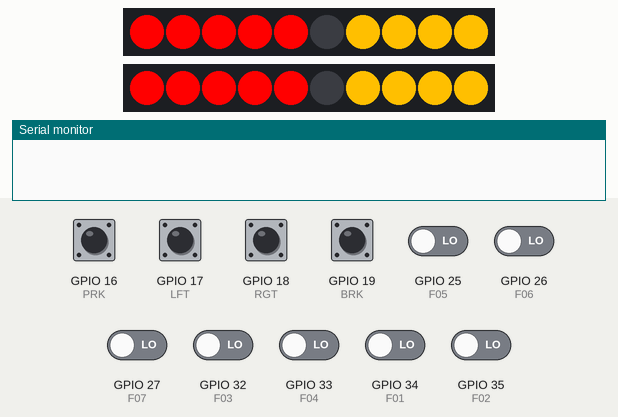
The sketch below on a simulated ESP32. Shown: 2 × 10 RGB LEDs in strip order, left to right, the last lines printed to the serial monitor. The test bench sets the inputs (shaded band); at power-on: GPIO 16 (PRK), GPIO 17 (LFT), GPIO 18 (RGT), GPIO 19 (BRK) HIGH, GPIO 25 (F05), GPIO 26 (F06), GPIO 27 (F07), GPIO 32 (F03), GPIO 33 (F04), GPIO 34 (F01), GPIO 35 (F02) LOW. Dim RGB values are drawn brighter than linear.

Above: at 1.3 s.
1.4 s: GPIO 19 (BRK) pulled LOW for 0.15 s
At 2.04 s:
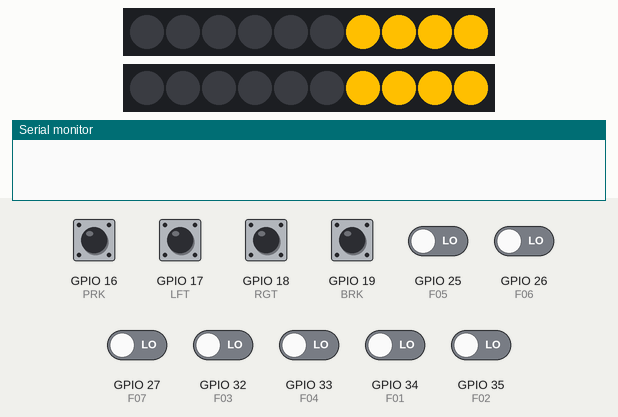
2.1 s: GPIO 17 (LFT) pulled LOW for 0.15 s
At 2.2 s:
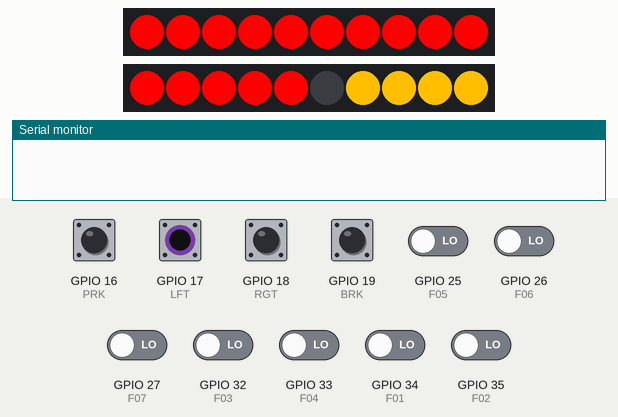
3.8 s: GPIO 18 (RGT) pulled LOW for 1 s
At 4.5 s:
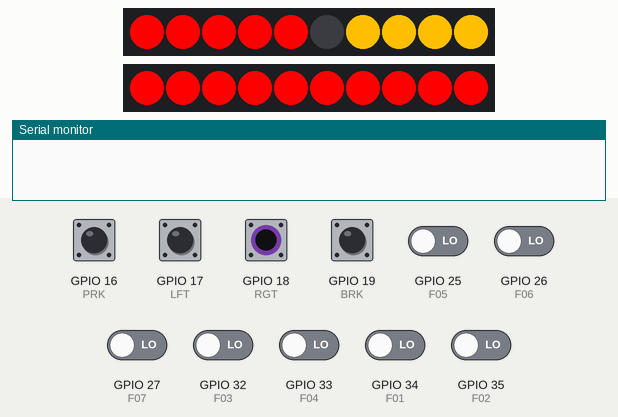
6.3 s: GPIO 17 (LFT) pulled LOW for 1 s
At 7.1 s:
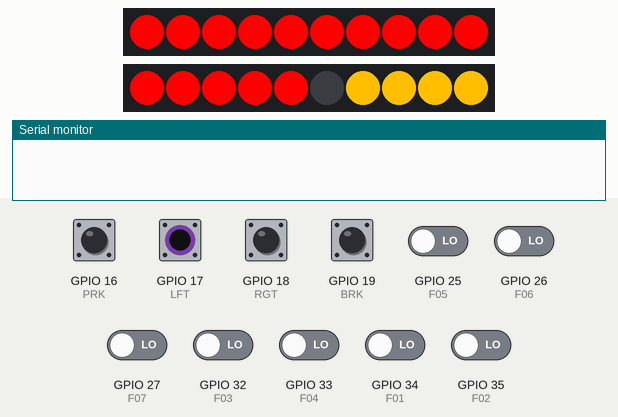
8.8 s: GPIO 27 (F07) driven HIGH
11.3 s: GPIO 19 (BRK) driven LOW and GPIO 27 (F07) driven LOW
At 13.0 s:
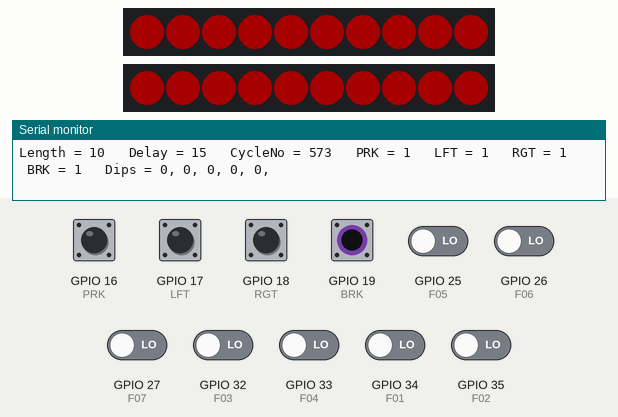
Timing chart, 0 to 14.3 s (numbered marks = the images above; inputs shaded):
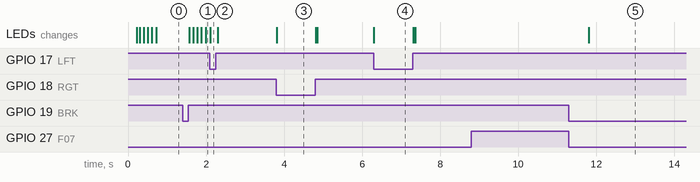

The sketch:

AutomotiveLEDMod_V01.ino
```cpp
/*

  MechLabs AutomotiveLEDMod Functional Program

  Reads binary signal from comparator circuit.
  Reads binary state from dip switch array.
  Selects state from digital input pins.
  Outputs data string for states animation of RGB's.

  States table
   PLRB Park, Indicator Left, Indicator Right, Brake
   0000/x All off
   xxx1/0 Brake on, rear
   x001/1 Brake on, front (alternate function)
   xxx0/x Brake off
   xxx0/1 Brake off, front
   x1x0/x Left  indicator on, brake off
   xx10/x Right indicator on, brake off
   x1x1/0 Left  indicator on, brake on, rear
   xx11/0 Right indicator on, brake on, rear
   x0xx/x Left  indicator off
   xx0x/x Right indicator off
   1000/x Parker only

  Serial output for debug only.

  Last changed 27 09 2020
  by DJPriaulx

*/
#include <Adafruit_NeoPixel.h>
#ifdef __AVR__
  #include <avr/power.h>
#endif

#define baseCount 10                      // Base number of LEDs in array
#define cycleDelay 15                     // Cycle time
#define cycleTrigger 10000                // No of cycles on park before animate
#define brakeFlashDelay 100               // Millisecond delay between brake annimation steps
#define divisor 4                         // Division for solid fill section of indicator animation
#define flashes 3                         // Number of flashes at brake state start
#define maxLEDs 72                        // Maximum LEDs in array

#define PRK 16                            // Input signals from comparator
#define LFT 17
#define RGT 18
#define BRK 19

#define F01 34                            // +2
#define F02 35                            // +4
#define F03 32                            // +8
#define F04 33                            // +16
#define F05 25                            // +32
#define F06 26                            // Front (on), Rear (off)
#define F07 27                            // Debug

#define dataLHS 5                         // Data output pin
#define dataRHS 4                         // Data output pin

int statePRK = 0;                         // Variable for status of external inputs
int stateLFT = 0;
int stateRGT = 0;
int stateBRK = 0;

int dipAddition[] = {2, 4, 8, 16, 32};    // Value of array length dip switchs
boolean dipStates[] = {0,0,0,0,0};        // State of dip switches
boolean dipDebug = false;
boolean dipFront = false;

int brakeCheck = 0;                       // Temp variables
unsigned long cycleTimer;
unsigned long cycleCount;
unsigned long brakeFlashTime;
int annimationCount = 0;
int halfArray = 0;
boolean lastStateBRK = 0;
int lengthOfArray = maxLEDs;
int preFill = 0;
int wipeLHS = 0;
int wipeRHS = 0;
int wipePos = 0;
int wipeNeg = lengthOfArray;

                                          // Initialise library
Adafruit_NeoPixel stripLHS(lengthOfArray, dataLHS, NEO_GRB + NEO_KHZ800);
Adafruit_NeoPixel stripRHS(lengthOfArray, dataRHS, NEO_GRB + NEO_KHZ800);

                                          // Colour presets
uint32_t colRed = stripLHS.Color(255, 0, 0);
uint32_t colRedDim = stripLHS.Color(40, 0, 0);
uint32_t colAmber = stripLHS.Color(255, 191, 0);
uint32_t colWhite = stripLHS.Color(255, 255, 255);
uint32_t colPark = stripLHS.Color(0, 0, 0);
uint32_t colPurple = stripLHS.Color(204, 153, 255);
uint32_t colNone = stripLHS.Color(0, 0, 0);


void setup() {
  stripLHS.begin();                       // Start library
  stripRHS.begin();
  stripLHS.clear();                       // Set LED data to off
  stripRHS.clear();
  stripLHS.show();                        // Action data to LED arrays
  stripRHS.show();

  Serial.begin(115200);                   // Initialize serial communications at 9600baud

  pinMode(PRK, INPUT_PULLUP);             // Set pull up by software to match circuit output
  pinMode(LFT, INPUT_PULLUP);
  pinMode(RGT, INPUT_PULLUP);
  pinMode(BRK, INPUT_PULLUP);
  pinMode(F01, INPUT);
  pinMode(F02, INPUT);
  pinMode(F03, INPUT);
  pinMode(F04, INPUT);
  pinMode(F05, INPUT);
  pinMode(F06, INPUT);
  pinMode(F07, INPUT);

  dipStates[0] = digitalRead(F01);        // Read dip switch states to array
  dipStates[1] = digitalRead(F02);
  dipStates[2] = digitalRead(F03);
  dipStates[3] = digitalRead(F04);
  dipStates[4] = digitalRead(F05);
  dipFront = digitalRead(F06);            // Read dip switch for front or not front
  dipDebug = digitalRead(F07);            // Read dip for alternate functions

  lengthOfArray = baseCount;              // Calculate length of LED array from dip positions
  for (int i = 0; i < sizeof(dipStates); i++) {
    if (dipStates[i]==true) {
      lengthOfArray = lengthOfArray + dipAddition[i];
    }
  }

  stripLHS.updateLength(lengthOfArray);   // Change length of LED array
  stripRHS.updateLength(lengthOfArray);

  halfArray = int(lengthOfArray/2);       // Set mid point of LED array
  wipeNeg = lengthOfArray;                // Set reverse wipe counter

  if (divisor != 0) {                     // Set indicator solid fill length
    preFill = int(lengthOfArray/divisor);
  }

  if (dipFront){                          // Set front or rear
    colPark = colWhite;
  }
  else {
    colPark = colRedDim;
  }

  statePRK = digitalRead(PRK);            // Read parker input

  if (statePRK == 1){
    while (wipeNeg >= 0){                 // Inro annimation
      stripLHS.setPixelColor(wipeNeg, colPark);
      stripRHS.setPixelColor(wipeNeg, colPark);
      stripLHS.show();
      stripRHS.show();
      delay(cycleDelay);
      wipeNeg--;
    }
  }
  wipeNeg = lengthOfArray;

}

void loop() {
  cycleTimer = millis();                  // Set cycle start time

  statePRK = digitalRead(PRK);            // Read inputs
  stateLFT = digitalRead(LFT);
  stateRGT = digitalRead(RGT);
  stateBRK = digitalRead(BRK);
  dipDebug = digitalRead(F07);

// 0000 All off
  if (statePRK == 0 && stateLFT == 0 && stateRGT == 0 && stateBRK == 0){
    stripLHS.clear();
    stripRHS.clear();
  }

// xxx1/0 Brake on, rear
  if (stateBRK == 1 && dipFront == 0){
    if (brakeCheck < flashes*2){          // Flash brakes at start of brake state
      if (brakeCheck & 0x01) {            // Odd counts clear array
        stripLHS.clear();
        stripRHS.clear();
      }
      else {                              // Even counts fill array
        stripLHS.fill(colRed);
        stripRHS.fill(colRed);
      }
    }
    else {                                // After flashes fill array
      stripLHS.fill(colRed);
      stripRHS.fill(colRed);
    }
    if (cycleTimer - brakeFlashTime >= brakeFlashDelay) {
      brakeFlashTime = cycleTimer;
      brakeCheck ++;
    }
  }

// x001/1 Indicators off, Brake on, front
  if (stateLFT == 0 && stateRGT == 0 && stateBRK == 1 && dipFront == 1){
    if (annimationCount <= lengthOfArray*2){
      stripLHS.fill(colWhite);
      stripRHS.fill(colWhite);
      if (wipeNeg >= 0) {                 // Annimation scroll from end to start
        stripLHS.fill(colPurple, wipeNeg);
        stripRHS.fill(colPurple, wipeNeg);
      }
      if (wipeNeg-1 >= 0){                // Lead scroll with none
        stripLHS.fill(colNone, wipeNeg-1, 1);
        stripRHS.fill(colNone, wipeNeg-1, 1);
      }
    }
    else if (annimationCount <= lengthOfArray*4){
      stripLHS.fill(colPurple);
      stripRHS.fill(colPurple);
      if (wipeNeg >= 0) {                 // Annimation scroll from end to start
        stripLHS.fill(colWhite, wipeNeg);
        stripRHS.fill(colWhite, wipeNeg);
      }
      if (wipeNeg-1 >= 0){                // Lead scroll with none
        stripLHS.fill(colNone, wipeNeg-1, 2);
        stripRHS.fill(colNone, wipeNeg-1, 2);
      }
    }
    else {
      annimationCount = 0;                // Reset annimation cycle counter
    }
    if (annimationCount & 0x01) {
      wipeNeg--;                          // Decrement negative wipe counter
      wipePos++;                          // Increment positive wipe counter
    }
    annimationCount ++;                   // Increment annimation cycle counter
  }

// xxx0/x Brake off
  if (stateBRK == 0){
    brakeCheck = 0;                       // Reset brake flash counter
  }

// xxx0/1 Brake off, front
  if (stateBRK == 0 && dipFront == 1){
    annimationCount = 0;                  // Reset annimation cycle counter
  }

// x1x0/x Left indicator on, brake off
  if (stateLFT == 1 && stateBRK == 0){
    if (wipeLHS <= lengthOfArray){        // Fill section and scroll remaining
      if (wipeLHS <= preFill) {
        wipeLHS = preFill;
      }
      stripLHS.fill(colAmber, 0, preFill);
      stripLHS.setPixelColor(wipeLHS, colAmber);
      if (wipeLHS+1 <= lengthOfArray){    // Lead scroll with none
        stripLHS.fill(colNone, wipeLHS+1, 3);
      }
      wipeLHS++;
    }
  }

// xx10/x Right indicator on, brake off
  if (stateRGT == 1 && stateBRK == 0){
    if (wipeRHS <= lengthOfArray){        // Fill section and scroll remaining
      if (wipeRHS <= preFill) {
        wipeRHS = preFill;
      }
      stripRHS.fill(colAmber, 0, preFill);
      stripRHS.setPixelColor(wipeRHS, colAmber);
      if (wipeRHS+1 <= lengthOfArray){    // Lead scroll with none
        stripRHS.fill(colNone, wipeRHS+1, 3);
      }
      wipeRHS++;
    }
  }

// x1x1/0 Left indicator on, brake on, rear
  if (stateLFT == 1 && stateBRK == 1 && dipFront == 0){
    if (wipeLHS <= halfArray +1) {
      wipeLHS = halfArray +1 ;            // Start at last half
    }                                     // Fill section and scroll remaining
    stripLHS.fill(colNone, halfArray);    // Clear scrolling end
    stripLHS.fill(colAmber, halfArray +1, wipeLHS-halfArray);
    wipeLHS++;
  }

// xx11/0 Right indicator on, brake on, rear
  if (stateRGT == 1 && stateBRK == 1 && dipFront == 0){
    if (wipeRHS <= halfArray +1) {
      wipeRHS = halfArray +1;             // Start at last half
    }                                     // Fill section and scroll remaining
    stripRHS.fill(colNone, halfArray);    // Clear scrolling end
    stripRHS.fill(colAmber, halfArray +1, wipeRHS-halfArray);
    wipeRHS++;
  }


// x0xx/x Left indicator off
  if (stateLFT == 0){                     // Reset wipe
    wipeLHS = 0;
  }

// xx0x/x Right indicator off
  if (stateRGT == 0){                     // Reset wipe
    wipeRHS = 0;
  }

// 1000/x Parker only
  if (statePRK == 1 && stateLFT == 0 && stateRGT == 0 && stateBRK == 0){
    stripLHS.fill(colPark);
    stripRHS.fill(colPark);

    if (cycleCount > cycleTrigger && cycleCount <= cycleTrigger + lengthOfArray){
      if (dipFront){ stripLHS.setPixelColor(wipeNeg, colNone); wipeNeg--; }
      else {      stripLHS.setPixelColor(wipePos, colNone);   wipePos++; }
    }
    else if (cycleCount > cycleTrigger + lengthOfArray && cycleCount < cycleTrigger + lengthOfArray*2){
      if (dipFront){ stripRHS.setPixelColor(wipePos, colNone); wipePos++; }
      else {      stripLHS.setPixelColor(wipeNeg, colNone);   wipeNeg--; }
    }
    else if (cycleCount > cycleTrigger + lengthOfArray*2 && cycleCount < cycleTrigger + lengthOfArray*3){
      if (dipFront){ stripLHS.setPixelColor(wipeNeg, colNone); wipeNeg--; }
      else {      stripLHS.setPixelColor(wipePos, colNone);   wipePos++; }
    }
    else if (cycleCount > cycleTrigger + lengthOfArray*3 && cycleCount < cycleTrigger + lengthOfArray*4){
      if (dipFront){ stripRHS.setPixelColor(wipePos, colNone); wipePos++; }
      else {      stripLHS.setPixelColor(wipeNeg, colNone);   wipeNeg--; }
    }
    else if (cycleCount > cycleTrigger + lengthOfArray*3){
      cycleCount = 0; }
  }

// Action changes
  stripLHS.show();                        // Trigger LEDs
  stripRHS.show();                        // Trigger LEDs

// Reset wipePos
  if (wipePos > lengthOfArray) {
    wipePos = 0;
  }

// Reset wipeNeg
  if (wipeNeg < 1) {
    wipeNeg = lengthOfArray;
  }

// Debug
  while (dipDebug){
    dipStates[0] = digitalRead(F01);      // Read dip switch states
    dipStates[1] = digitalRead(F02);
    dipStates[2] = digitalRead(F03);
    dipStates[3] = digitalRead(F04);
    dipStates[4] = digitalRead(F05);
    dipFront = digitalRead(F06);
    dipDebug = digitalRead(F07);

    lengthOfArray = baseCount;            // Calculate length of LED array from dip positions
    for (int i = 0; i < sizeof(dipStates); i++) {
      if (dipStates[i]==true) {
        lengthOfArray = lengthOfArray + dipAddition[i];
      }
    }
    stripLHS.updateLength(lengthOfArray); // Change length of LED array
    stripRHS.updateLength(lengthOfArray);

    halfArray = int(lengthOfArray/2);     // Set mid point of LED array
    wipeNeg = lengthOfArray;              // Set reverse wipe counter

    if (divisor != 0) {                   // Set indicator solid fill length
      preFill = int(lengthOfArray/divisor);
    }

    if (dipFront){                        // Set front or rear
      colPark = colPurple;
    }
    else {
      colPark = colRedDim;
    }

    while (wipeNeg >= 0){                 // Intro annimation
      stripLHS.setPixelColor(wipeNeg, colPark);
      stripRHS.setPixelColor(wipeNeg, colPark);
      delay(cycleDelay);
      wipeNeg--;
    }
    wipeNeg = lengthOfArray;

    while (wipePos <= lengthOfArray){     // Intro annimation
      stripLHS.setPixelColor(wipePos, colPark);
      stripRHS.setPixelColor(wipePos, colPark);
      delay(cycleDelay);
      wipePos++;
    }
    wipePos = 0;

  // Print to serial for debug
    Serial.print("Length = ");
    Serial.print(lengthOfArray);
    Serial.print("   Delay = ");
    Serial.print(cycleDelay);
    Serial.print("   CycleNo = ");
    Serial.print(cycleCount);
    Serial.print("   PRK = ");
    Serial.print(statePRK);
    Serial.print("   LFT = ");
    Serial.print(stateLFT);
    Serial.print("   RGT = ");
    Serial.print(stateRGT);
    Serial.print("   BRK = ");
    Serial.print(stateBRK);
    Serial.print("   Dips = ");
    for (int i = 0; i < sizeof(dipStates); i++){
      Serial.print(dipStates[i]);
      Serial.print(", ");
    }
    Serial.println();
  }

// Time loop control for cycle
  lastStateBRK = stateBRK;                // Exit timer control if brake change
  while ((millis() - cycleTimer) < cycleDelay && stateBRK == lastStateBRK){
    delay(1);
    stateBRK = digitalRead(BRK);
  }

  cycleCount++;
}
```

Measured:
- after the input at 1.4 s, the LEDs: change after 0.17 s (image 1)
- after the input at 2.1 s, the LEDs: change at once (image 2)
- after the input at 3.8 s, the LEDs: change at once (image 3)
- after the input at 6.3 s, the LEDs: change at once (image 4)
- after the input at 11.3 s, the LEDs: change after 0.51 s (image 5)
